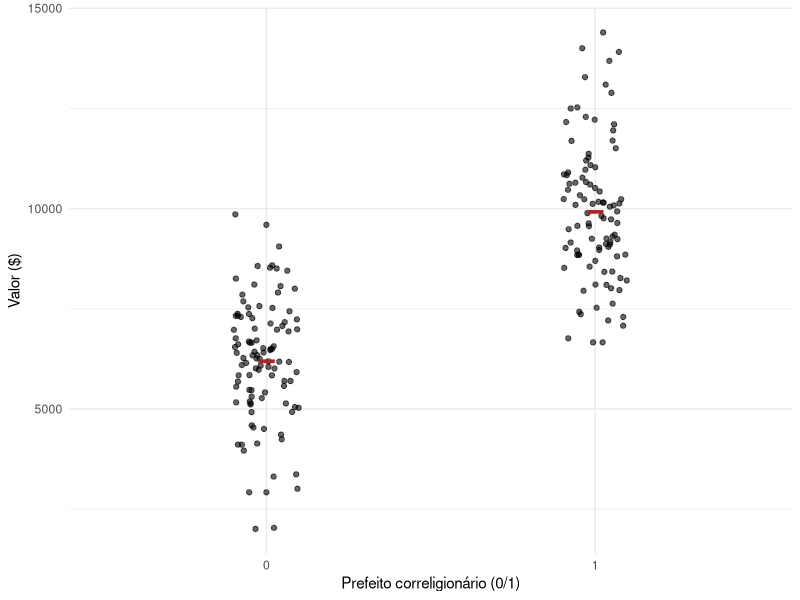

Here is the R script that generated this plot:
## ---- chunk 1
knitr::opts_chunk$set(echo = FALSE, message = FALSE, warning = FALSE)

# Pacotes (instale os que ainda não tiver com install.packages())
library(tidyverse)
## ---- chunk 2
#| fig-align: center

set.seed(123) 

n <- 200

ilustracao <- data.frame(
  prefeito_aliado = rbinom(n, 1, 0.5) # Variável fictícia: prefeito aliado ou não
)

ilustracao$repasse <- ifelse(
  ilustracao$prefeito_aliado == 1,
  rnorm(n, mean = 10000, sd = 2000), # correligionários 1 → valores maiores
  rnorm(n, mean = 6000, sd = 1500)   # grupo 0 (outros) → valores menores
)

ilustracao |> 
ggplot()+
  aes(x = as.character(prefeito_aliado), y = repasse)+
  geom_jitter(width = 0.1, alpha = 0.6)+
  stat_summary(fun = "mean",
               geom = "crossbar",
               width = .05,
               color = "firebrick")+
  labs(x = "Prefeito correligionário (0/1)", y = "Valor ($)")+
  theme_minimal()
